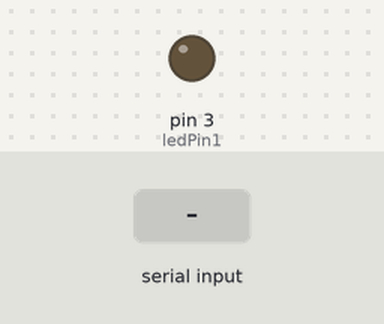
The sketch below on a simulated Arduino Uno, built with avr-gcc and run on an emulated ATmega328P. On the bench: output pins drawn as LEDs (lit = HIGH). Inputs (shaded band) come from the test bench.

Above: at 1.2 s.
1.3 s: "A" received over Serial
At 1.9 s:
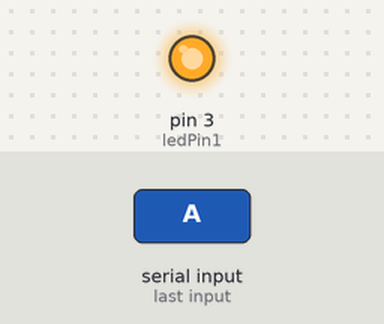
2.8 s: "B" received over Serial
At 4.2 s:
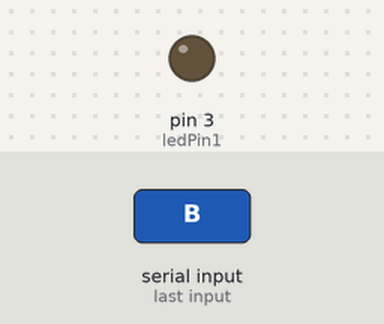
Timing chart, 0 to 5.8 s (numbered marks = the images above; inputs shaded):
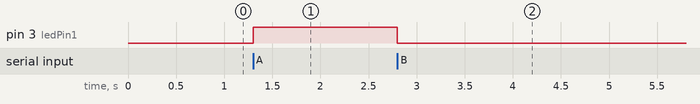

Measured:
- after the input at 1.3 s, pin 3 (ledPin1): LOW → HIGH at once
- after the input at 2.8 s, pin 3 (ledPin1): HIGH → LOW at once

The sketch:

Lab_9.ino
```cpp
int ledPin1=3;
char svalue=0;

void setup() {
 Serial.begin(9600);
 pinMode(ledPin1,OUTPUT);
}

void loop() {
  if (Serial.available()){
    svalue=Serial.read();
      if (svalue=='A'){
        digitalWrite(ledPin1,HIGH);
        delay(100);
      }

      if(svalue=='B'){
        digitalWrite(ledPin1,LOW);
        delay(200);
      }
  }
}
```
